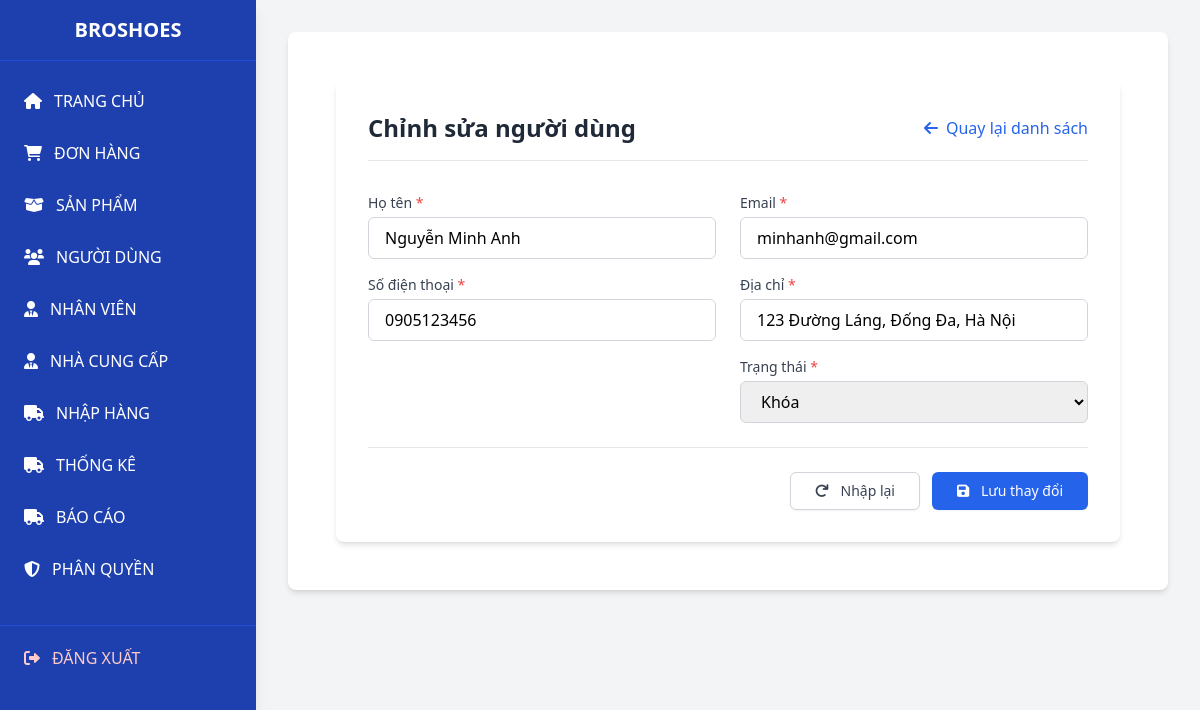
The app's page /admin/admin.php?page=users&action=edit&id=1 (signed in) with its own data.
### tables this page shows
CREATE TABLE `user` (
  `UserID` int(11) NOT NULL,
  `Username` varchar(50) NOT NULL,
  `Fullname` varchar(100) NOT NULL,
  `PhoneNumber` varchar(20) DEFAULT NULL,
  `Email` varchar(100) DEFAULT NULL,
  `Address` text DEFAULT NULL,
  `ProvinceID` int(11) NOT NULL,
  `DistrictID` int(11) NOT NULL,
  `WardID` int(11) NOT NULL,
  `PasswordHash` varchar(255) NOT NULL,
  `CreatedAt` datetime DEFAULT current_timestamp(),
  `isActivate` int(11) NOT NULL
);

### admin/models/User.php (called while the page is built, shortened)
<?php
require_once 'db_connection.php';
class User {
    private $pdo;
    public function __construct() {
        global $pdo;
        $this->pdo = $pdo;
    }
    public function getById($id) {
        $stmt = $this->pdo->prepare("SELECT * FROM user WHERE UserID = ?");
        $stmt->execute([$id]);
        return $stmt->fetch();
    }
}

### admin/views/users/edit.php (the view, shortened to what this page needs)
<div class="max-w-4xl mx-auto p-6">
    <div class="bg-white rounded-lg shadow-md p-8">
        <div class="flex justify-between items-center mb-8 border-b pb-4">
            <h2 class="text-2xl font-bold text-gray-800">Chỉnh sửa người dùng</h2>
            <a href="admin.php?page=users&action=list"
               class="text-blue-600 hover:text-blue-800 flex items-center">
                <i class="fas fa-arrow-left mr-2"></i> Quay lại danh sách
            </a>
        </div>
        <form method="POST" action="admin.php?page=users&action=edit&id=<?= $user['UserID'] ?>" class="space-y-6">
            <div class="grid grid-cols-1 md:grid-cols-2 gap-6">
                <div class="space-y-4">
                    <div>
                        <label class="block text-sm font-medium text-gray-700 mb-1">Họ tên <span class="text-red-500">*</span></label>
                        <input type="text" name="Fullname" value="<?= $user['Fullname'] ?>" required
                               class="w-full px-4 py-2 border border-gray-300 rounded-md focus:ring-2 focus:ring-blue-500 focus:border-blue-500 transition">
                    </div>
                    <div>
                        <label class="block text-sm font-medium text-gray-700 mb-1">Số điện thoại <span class="text-red-500">*</span></label>
                        <input type="text" name="PhoneNumber" value="<?= $user['PhoneNumber'] ?>" required
                               class="w-full px-4 py-2 border border-gray-300 rounded-md focus:ring-2 focus:ring-blue-500 focus:border-blue-500 transition">
                    </div>
                </div>
                <div class="space-y-4">
                    <div>
                        <label class="block text-sm font-medium text-gray-700 mb-1">Email <span class="text-red-500">*</span></label>
                        <input type="email" name="Email" value="<?= $user['Email'] ?>" required
                               class="w-full px-4 py-2 border border-gray-300 rounded-md focus:ring-2 focus:ring-blue-500 focus:border-blue-500 transition">
                    </div>
                    <div>
                        <label class="block text-sm font-medium text-gray-700 mb-1">Địa chỉ <span class="text-red-500">*</span></label>
                        <input type="text" name="Address" value="<?= $user['Address'] ?>" required
                               class="w-full px-4 py-2 border border-gray-300 rounded-md focus:ring-2 focus:ring-blue-500 focus:border-blue-500 transition">
                    </div>
                    <div>
                        <label class="block text-sm font-medium text-gray-700 mb-1">Trạng thái <span class="text-red-500">*</span></label>
                        <select name="isActivate" required
                                class="w-full px-4 py-2 border border-gray-300 rounded-md focus:ring-2 focus:ring-blue-500 focus:border-blue-500 transition">
                            <option value="0" <?= $user['isActivate'] == 0 ? 'selected' : '' ?>>Khóa</option>
                        </select>
                    </div>
                </div>
            </div>
            <div class="flex justify-end pt-6 border-t border-gray-200">
                <button type="reset"
                        class="mr-3 px-6 py-2 border border-gray-300 rounded-md shadow-sm text-sm font-medium text-gray-700 bg-white hover:bg-gray-50 focus:outline-none focus:ring-2 focus:ring-offset-2 focus:ring-blue-500">
                    <i class="fas fa-redo mr-2"></i> Nhập lại
                </button>
                <button type="submit"
                        class="px-6 py-2 border border-transparent rounded-md shadow-sm text-sm font-medium text-white bg-blue-600 hover:bg-blue-700 focus:outline-none focus:ring-2 focus:ring-offset-2 focus:ring-blue-500">
                    <i class="fas fa-save mr-2"></i> Lưu thay đổi
                </button>
            </div>
        </form>
    </div>
</div>

### records on screen
user: Fullname "Nguyễn Minh Anh", PhoneNumber "0905123456", Email "minhanh@gmail.com", Address "123 Đường Láng, Đống Đa, Hà Nội", isActivate "Khóa"
